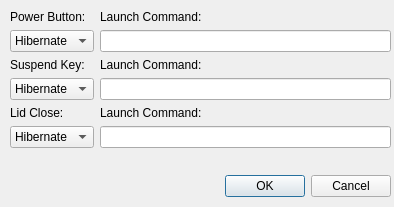
<?xml version="1.0" encoding="UTF-8"?>
<ui version="4.0">
 <class>Dialog</class>
 <widget class="QDialog" name="Dialog">
  <property name="geometry">
   <rect>
    <x>0</x>
    <y>0</y>
    <width>394</width>
    <height>207</height>
   </rect>
  </property>
  <property name="windowTitle">
   <string>Settings</string>
  </property>
  <widget class="QDialogButtonBox" name="buttonBox">
   <property name="geometry">
    <rect>
     <x>50</x>
     <y>170</y>
     <width>341</width>
     <height>32</height>
    </rect>
   </property>
   <property name="orientation">
    <enum>Qt::Horizontal</enum>
   </property>
   <property name="standardButtons">
    <set>QDialogButtonBox::Cancel|QDialogButtonBox::Ok</set>
   </property>
  </widget>
  <widget class="QWidget" name="formLayoutWidget">
   <property name="geometry">
    <rect>
     <x>10</x>
     <y>10</y>
     <width>381</width>
     <height>151</height>
    </rect>
   </property>
   <layout class="QFormLayout" name="formLayout">
    <property name="fieldGrowthPolicy">
     <enum>QFormLayout::AllNonFixedFieldsGrow</enum>
    </property>
    <item row="0" column="0">
     <widget class="QLabel" name="label_2">
      <property name="text">
       <string>Power Button:</string>
      </property>
     </widget>
    </item>
    <item row="1" column="0">
     <widget class="QComboBox" name="pButtonBox">
      <item>
       <property name="text">
        <string>Hibernate</string>
       </property>
      </item>
      <item>
       <property name="text">
        <string>Nothing</string>
       </property>
      </item>
      <item>
       <property name="text">
        <string>Power Off</string>
       </property>
      </item>
      <item>
       <property name="text">
        <string>Suspend</string>
       </property>
      </item>
     </widget>
    </item>
    <item row="1" column="1">
     <widget class="QLineEdit" name="pbCommand"/>
    </item>
    <item row="2" column="0">
     <widget class="QLabel" name="label_3">
      <property name="text">
       <string>Suspend Key:</string>
      </property>
     </widget>
    </item>
    <item row="2" column="1">
     <widget class="QLabel" name="label_5">
      <property name="text">
       <string>Launch Command:</string>
      </property>
     </widget>
    </item>
    <item row="3" column="0">
     <widget class="QComboBox" name="spButtonBox">
      <item>
       <property name="text">
        <string>Hibernate</string>
       </property>
      </item>
      <item>
       <property name="text">
        <string>Nothing</string>
       </property>
      </item>
      <item>
       <property name="text">
        <string>Power off</string>
       </property>
      </item>
      <item>
       <property name="text">
        <string>Suspend</string>
       </property>
      </item>
     </widget>
    </item>
    <item row="3" column="1">
     <widget class="QLineEdit" name="spCommand"/>
    </item>
    <item row="4" column="0">
     <widget class="QLabel" name="label_4">
      <property name="text">
       <string>Lid Close:</string>
      </property>
     </widget>
    </item>
    <item row="4" column="1">
     <widget class="QLabel" name="label_6">
      <property name="text">
       <string>Launch Command:</string>
      </property>
     </widget>
    </item>
    <item row="5" column="0">
     <widget class="QComboBox" name="ldClBox">
      <item>
       <property name="text">
        <string>Hibernate</string>
       </property>
      </item>
      <item>
       <property name="text">
        <string>Nothing</string>
       </property>
      </item>
      <item>
       <property name="text">
        <string>Power off</string>
       </property>
      </item>
      <item>
       <property name="text">
        <string>Suspend</string>
       </property>
      </item>
     </widget>
    </item>
    <item row="5" column="1">
     <widget class="QLineEdit" name="ldCommand"/>
    </item>
    <item row="0" column="1">
     <widget class="QLabel" name="label">
      <property name="text">
       <string>Launch Command:</string>
      </property>
     </widget>
    </item>
   </layout>
  </widget>
 </widget>
 <resources/>
 <connections>
  <connection>
   <sender>buttonBox</sender>
   <signal>accepted()</signal>
   <receiver>Dialog</receiver>
   <slot>accept()</slot>
   <hints>
    <hint type="sourcelabel">
     <x>248</x>
     <y>254</y>
    </hint>
    <hint type="destinationlabel">
     <x>157</x>
     <y>274</y>
    </hint>
   </hints>
  </connection>
  <connection>
   <sender>buttonBox</sender>
   <signal>rejected()</signal>
   <receiver>Dialog</receiver>
   <slot>reject()</slot>
   <hints>
    <hint type="sourcelabel">
     <x>316</x>
     <y>260</y>
    </hint>
    <hint type="destinationlabel">
     <x>286</x>
     <y>274</y>
    </hint>
   </hints>
  </connection>
 </connections>
</ui>
